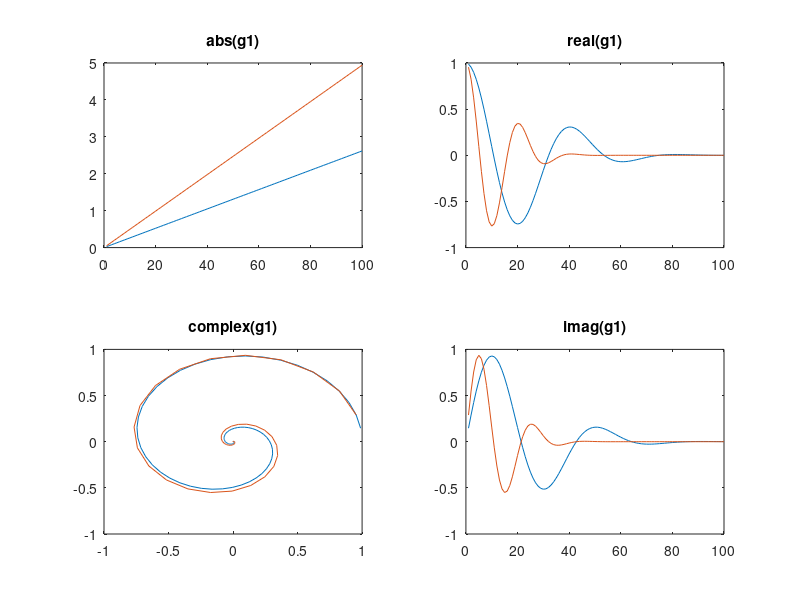
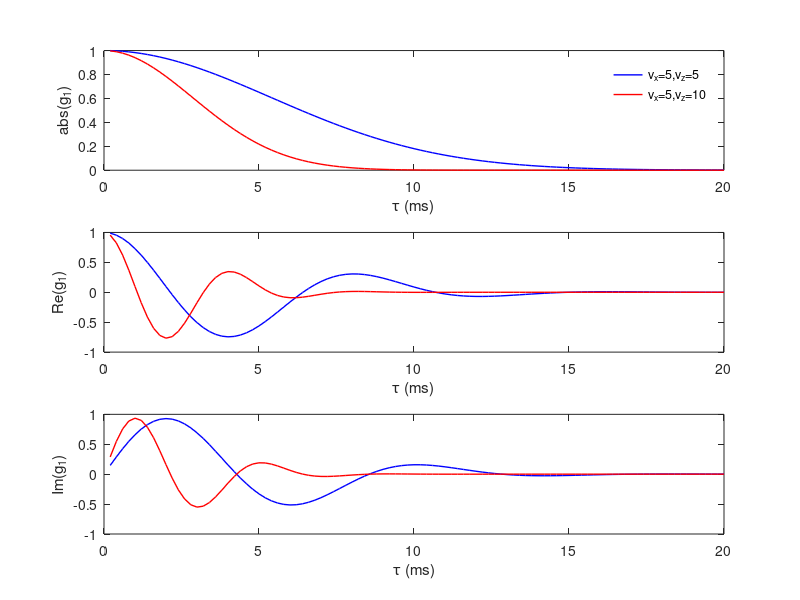
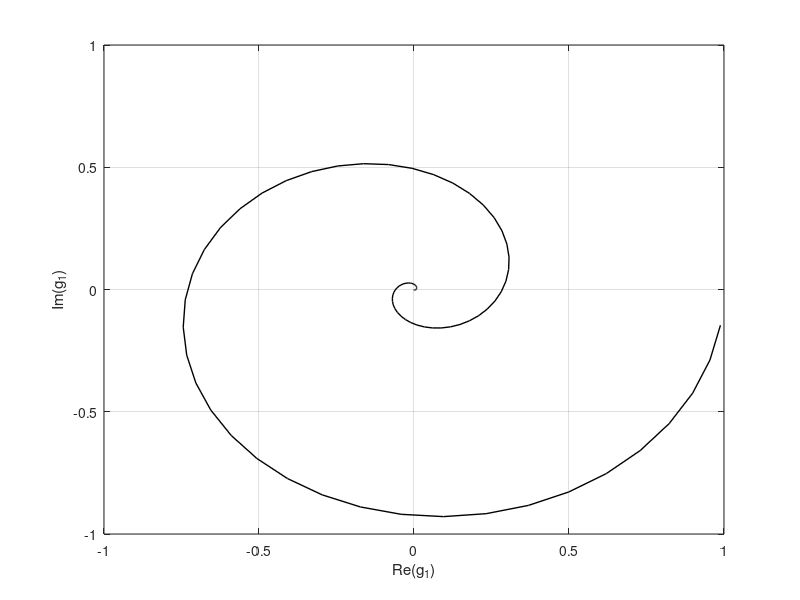

Source code (MATLAB) for these figures, in order:
tau = (1:100)*0.2*1e-3;%s
vx = 5*1e-3;% m/s
vz = 10*1e-3;% m/s
k0 = 2*pi*18e6/1540; % Hz/(m/s)
p = 0.3;
thegmax = 50e-6; %m
thegmaz = 50e-6; %m
F = 1;

g1 = @(vx,vz) F*exp(-(vx*tau).^2/(4*thegmax^2)-(vz*tau).^2/(4*thegmaz^2)-(p*vz*k0*tau).^2).*exp(-i*2*k0*vz*tau);
m = 1; n = 1;clear g1s;
vx = [5]*1e-3;
vz = [5,10]*1e-3;
for m = 1: length(vx)
    for n = 1:length(vz)
g1s(m*n,:) = g1(vx(m),vz(n));
    end
end
absg1 = abs(g1s');
rg1 = real(g1s');
ig1 = imag(g1s');
figure; hold on;subplot(221);plot(sqrt(-log(absg1)));title('abs(g1)');
 hold on;subplot(222);plot(rg1);title('real(g1)');
hold on; subplot(223);plot(g1s');title('complex(g1)');
 hold on;subplot(224);plot(ig1);title('imag(g1)');
 hold off
 
 fig = figure;
 set(fig,'Position',[300,300,250,600])
 subplot(311);plot(tau*1e3,absg1(:,1),'-b','LineWidth',1);xlabel('\tau (ms)');ylabel('abs(g_{1})');
hold on;plot(tau*1e3,absg1(:,2),'-r','LineWidth',1);
 %  legend({'v_{x}=5mm/s, v_{z}=5mm/s','v_{x}=10mm/s, v_{z}=5mm/s'},'Location','bestoutside','Orientation','horizontal');
 legend({'v_{x}=5,v_{z}=5','v_{x}=5,v_{z}=10'});
 legend('boxoff');
 hold on;subplot(312);plot(tau*1e3,rg1(:,1),'-b','LineWidth',1);xlabel('\tau (ms)');ylabel('Re(g_{1})');
 hold on;plot(tau*1e3,rg1(:,2),'-r','LineWidth',1);
 hold on;subplot(313);plot(tau*1e3,ig1(:,1),'-b','LineWidth',1);xlabel('\tau (ms)');ylabel('Im(g_{1})');
 hold on;plot(tau*1e3,ig1(:,2),'-r','LineWidth',1);
 hold off
 
  fig = figure;
 set(fig,'Position',[300,300,250,250]);
 plot(g1s(1,:),'-k','LineWidth',1);xlabel('Re(g_{1})');ylabel('Im(g_{1})');
 grid on;
